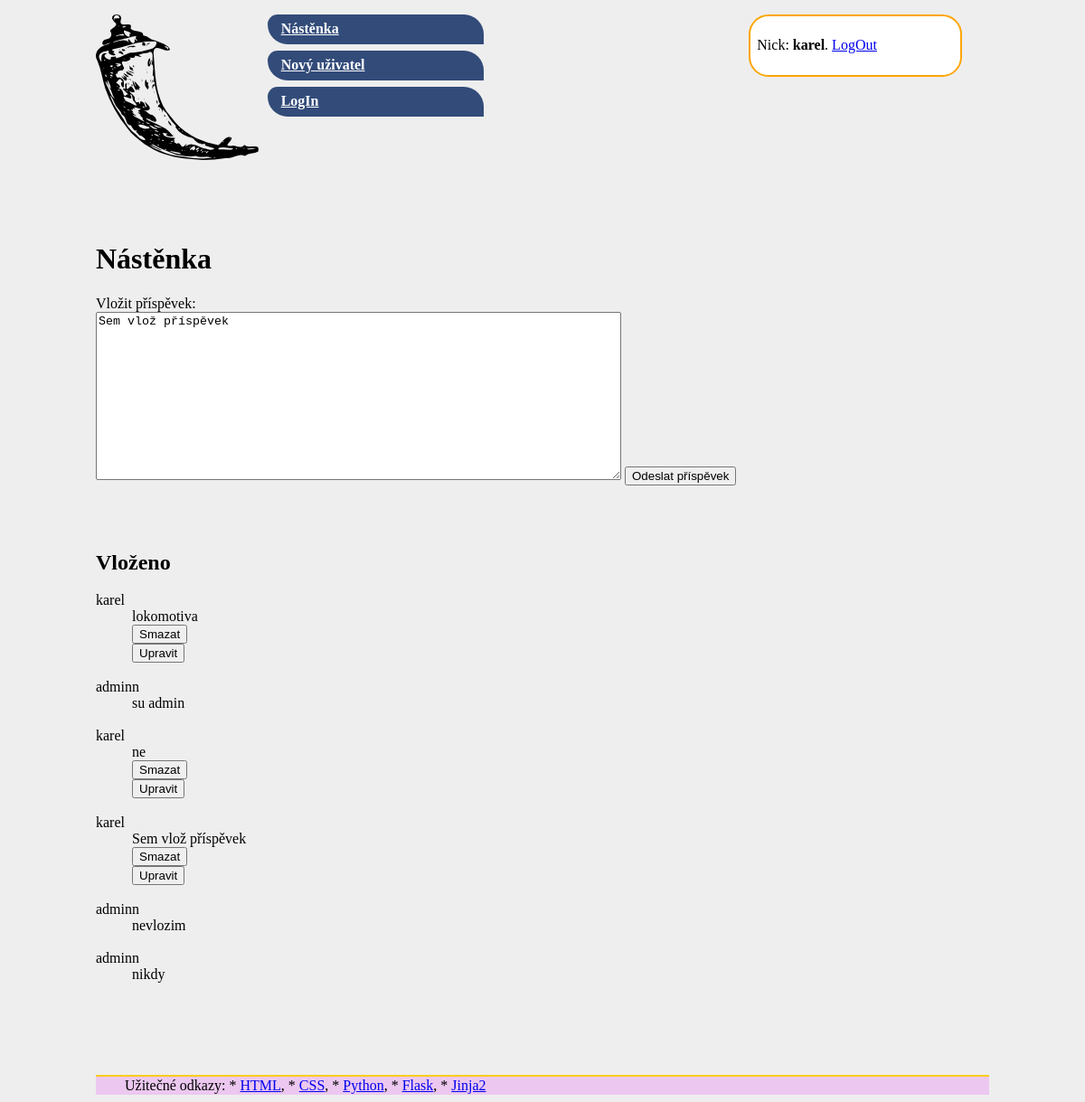
The app's page / (signed in), older data.
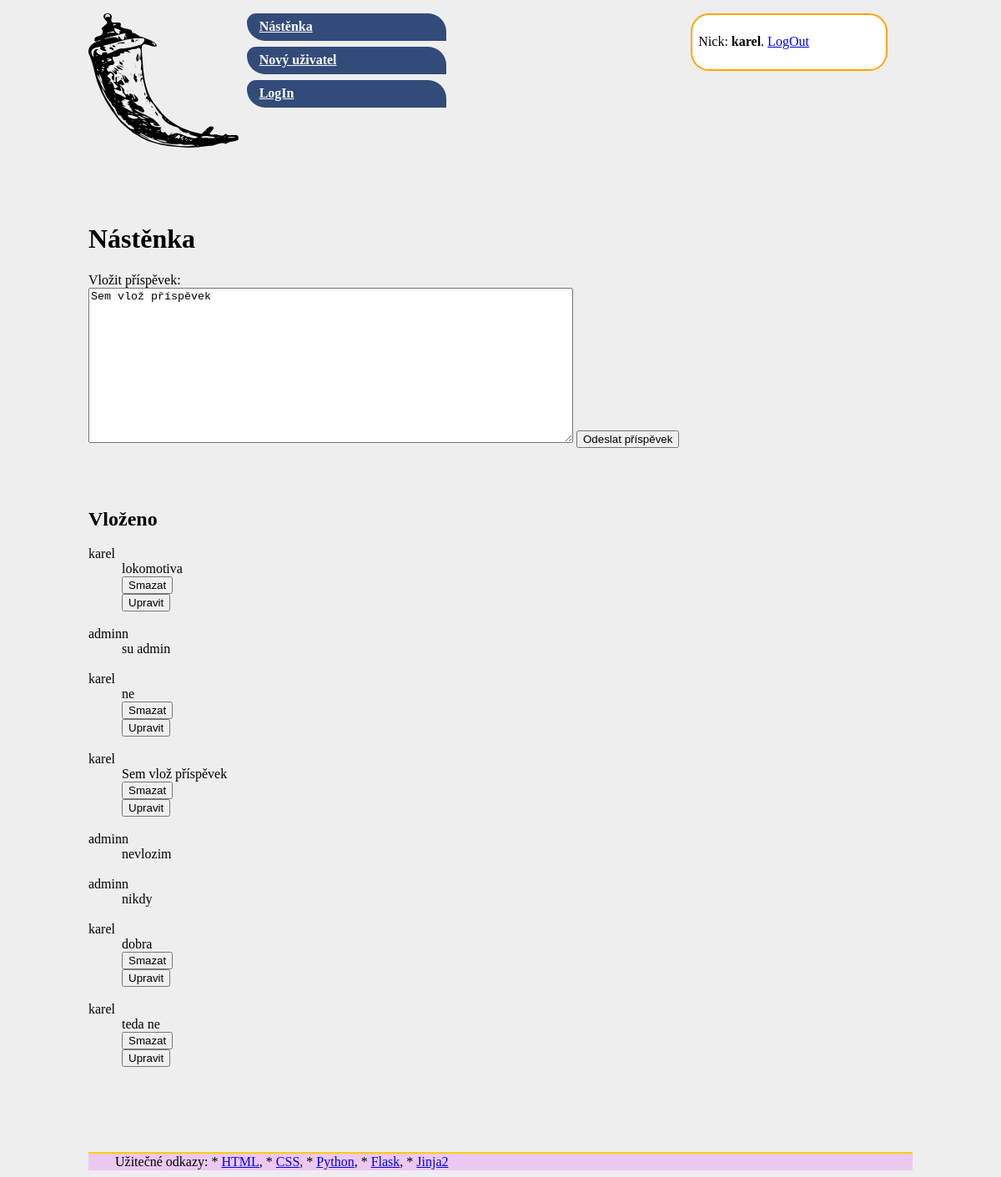
The same page, newer data.
### tables this page shows
CREATE TABLE "prispevek" (
	"id"	INTEGER,
	"text"	TEXT NOT NULL,
	"date"	TEXT,
	"nick"	TEXT,
	PRIMARY KEY("id" AUTOINCREMENT)
);

### webface/routes.py (the view)
@app.route("/", methods=["GET"])
def index():
    if "nick" in session:
        with sqlite3.connect(dbfile) as conn:
            tabulka = conn.execute('SELECT nick, text, id FROM prispevek')
        return render_template("base.html.j2", tabulka=tabulka)
    else:
        flash("Pro vstup na nástěnku je potřeba je přihlásit","error")
        return redirect(url_for("login"))

### webface/templates/base.html.j2 (shortened to what this page needs)
<!doctype html>
<html lang="cs">
<head>
  <link rel="stylesheet" href="{{ url_for('static', filename='styles.css') }}">
</head>
<body>
  <div class="login">
    {% if 'nick' in session %}
      <p>Nick: <strong>{{ session.nick }}</strong>. <a href="{{url_for('logout')}}">LogOut</a></p>
    {% else %}
      <p><a href="{{url_for('login')}}">LogIn</a></p>
    {% endif %}
  </div>
  <nav>
  <p class="logo"><img src="{{ url_for('static', filename='flask-icon.png') }}" /></p>
  <ul>
    <li><a href="{{ url_for('index') }}">Nástěnka</a></li>
    <li><a href="{{ url_for('add') }}">Nový uživatel</a></li>
    <li><a href="{{ url_for('login') }}">LogIn</a></li>
  </ul></nav>
{% block obsah %}
<br>
<br>
<h1>Nástěnka</h1>
Vložit příspěvek:
<form action="{{ url_for('insert') }}" method="post">
  <textarea name="prispevek" id="prispevek" cols="70" rows="12">Sem vlož příspěvek</textarea>
  <button type="submit">Odeslat příspěvek</button>
</form>
<h2>Vloženo</h2>
<dl>
{% for nick, text , id in tabulka %}
  <dt>{{ nick }}</dt>
  <dd>
    {{ text }}
    {% if nick == session['nick'] %}
    <form action="{{ url_for('delete') }}" method="post">
      <button type="submit">Smazat</button>
    </form>
    <form action="{{ url_for('editpost') }}" method="post">
      <button type="submit">Upravit</button>
    </form>
    {% endif %}
  </dd>
  <br>
{% endfor %}
</dl>
<br>
<br>
{% endblock obsah %}
<footer>
Užitečné odkazy:
* <a href="https://www.jakpsatweb.cz/html/">HTML</a>,
* <a href="https://www.jakpsatweb.cz/css/">CSS</a>,
* <a href="http://docs.python.org">Python</a>,
* <a href="https://flask.palletsprojects.com/">Flask</a>,
* <a href="https://jinja.palletsprojects.com/templates/">Jinja2</a>
</footer>
</body>
</html>

### webface/static/styles.css (style rules this page uses)
body { background-color: #eeeeee; padding-left: 1em; padding-right: 1em; margin-left: 90px; margin-right: 90px; }
h1, h2, h3 { clear: both; margin-top: 3em; }
nav ul { margin: 1ex auto; margin-left: 150px; font-weight: bold; }
nav ul li { display: block; width: 30%; margin-top: 1ex; }
nav ul li a { display: block; color: white; background-color: #324b79; border-radius: 25px 50px 0px; padding: 1ex 2ex; }
nav img { float:left; }
.logo img { margin-bottom: 2em; }
footer { padding: 0.1ex 2em; margin-top: 2em; border-top: solid 2px #FACC15; background-color: #ecc8f0; }
.login { display: inline-block; float: right; margin-right: 30px; width: 22%; border: orange solid 2px; padding: 1ex; border-radius: 22px; background-color: white; }

Row changes from the older to the newer data that the page shows:
added prispevek: nick "karel", text "dobra"
added prispevek: nick "karel", text "teda ne"
